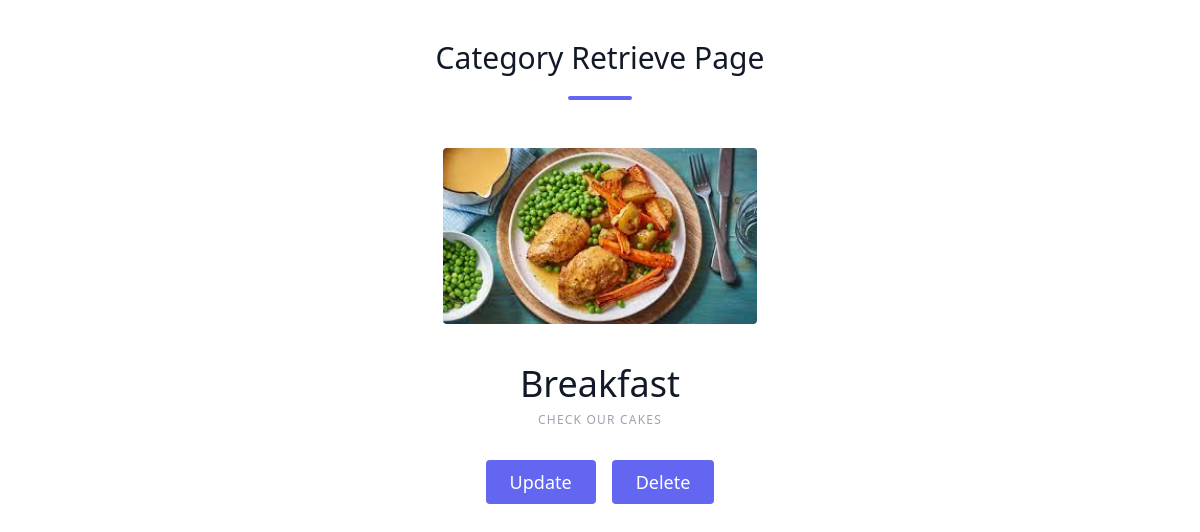
Screenshot of /project-design/category-retrieve-page/breakfast/ (signed in) with the database file from the repository.
### ProjectDesign/models.py (models this page shows, shortened)
class Category(models.Model):
    title = models.CharField(max_length=20, unique=True, default='Cakes')
    subtitle = models.CharField(max_length=50, default='Check our cakes ')
    image = models.ImageField(upload_to='Category/', default='default.jpg')
    description = fields.RichTextField()
    slug = models.SlugField(unique=True, blank=True)
    def get_class_name(self):
        return self.__class__.__name__
    def get_object_update_url(self):
        return reverse('ProjectDesign:category-update-page',
                       kwargs={
                           'slug': self.slug
                       })
    def get_object_delete_url(self):
        return reverse('ProjectDesign:category-delete-page',
                       kwargs={
                           'slug': self.slug
                       })

### ProjectDesign/views.py (the view)
# urls.py: path('category-retrieve-page/<slug>/', category_retrieve_view, name='category-retrieve-page'),
@staff_member_required()
def category_retrieve_view(request, slug):
    object = get_object_or_404(Category, slug=slug)
    template_name = 'ProjectDesign/Category/c-category-retrieve-page.html'
    context = {
        'title': 'Category Retrieve',
        'object': object,
    }
    return render(request, template_name, context)

### ProjectDesign/templates/ProjectDesign/Category/c-category-retrieve-page.html (shortened to what this page needs)
{% extends 'ProjectDesign/extras/base.html' %}
{% block content %}
<section class="text-gray-600 body-font relative">
    <div class="container px-5 py-10 mx-auto">
        <div class="flex flex-col text-center w-full mb-12">
            <h1 class="sm:text-3xl text-2xl font-medium title-font text-gray-900">
                {{ object.get_class_name }} Retrieve Page
            </h1>
            <div class="flex pt-5 justify-center">
                <div class="w-16 h-1 rounded-full bg-indigo-500 inline-flex"></div>
            </div>
        </div>
        <div class="flex flex-col items-center justify-center px-5">
            <img class="lg:w-2/6 md:w-3/6 w-5/6 mb-10 object-cover object-center rounded" alt="hero" src="{{ object.image.url }}">
            <div class="text-center lg:w-2/3 w-full">
                <h1 class="title-font sm:text-4xl text-3xl mb-2 font-medium text-gray-900">{{ object.title }}</h1>
                <h2 class="tracking-widest text-xs title-font font-medium text-gray-400 uppercase mb-4">{{ object.subtitle }}</h2>
                <div class="flex justify-center">
                    <a href="{{ object.get_object_update_url }}" class="inline-flex text-white bg-indigo-500 border-0 py-2 px-6 focus:outline-none hover:bg-indigo-600 rounded text-lg">Update</a>
                    <a href="{{ object.get_object_delete_url }}" class="ml-4 inline-flex text-white bg-indigo-500 border-0 py-2 px-6 focus:outline-none hover:bg-indigo-600 rounded text-lg">Delete</a>
                </div>
            </div>
        </div>
    </div>
</section>
{% endblock content %}

### rows the page displays
Category: get_class_name "Category", image (picture), title "Breakfast", subtitle "CHECK OUR CAKES"
